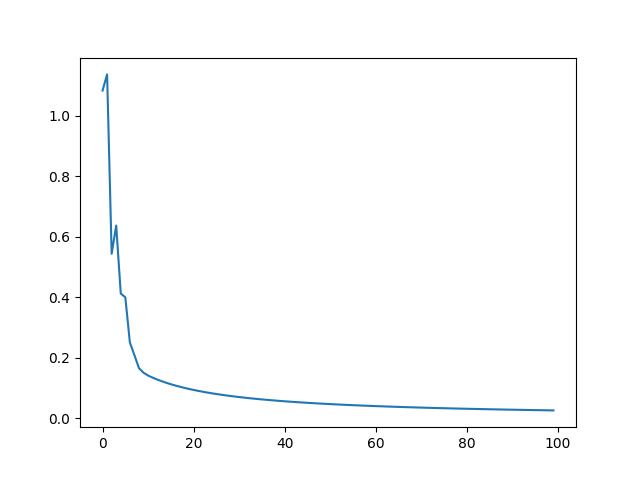

This figure's Python source:
import torch
from torch import nn, optim
from matplotlib import pyplot
from sklearn.datasets import load_iris

def logistic():
    # data (iris)
    iris = load_iris()
    x = iris.data[:100]
    y = iris.target[:100]
    x = torch.tensor(x, dtype=torch.float32)
    y = torch.tensor(y, dtype=torch.float32)

    net = nn.Linear(4, 1)
    loss_fn = nn.BCEWithLogitsLoss()
    optimizer = optim.SGD(net.parameters(), lr=0.25)

    losses = []
    epoc_num = 100
    for epoc in range(epoc_num):
        optimizer.zero_grad()
        y_pred = net(x)
        loss = loss_fn(y_pred.view_as(y), y)
        loss.backward()
        optimizer.step()
        losses.append(loss.item())

    pyplot.plot(losses)
    pyplot.savefig('logistic_regression.png')

    h = net(x)
    prob = nn.functional.sigmoid(h)

    y_pred = prob > 0.5

    print((y.byte() == y_pred.view_as(y)).sum().item())

if __name__ == '__main__':
    logistic()
